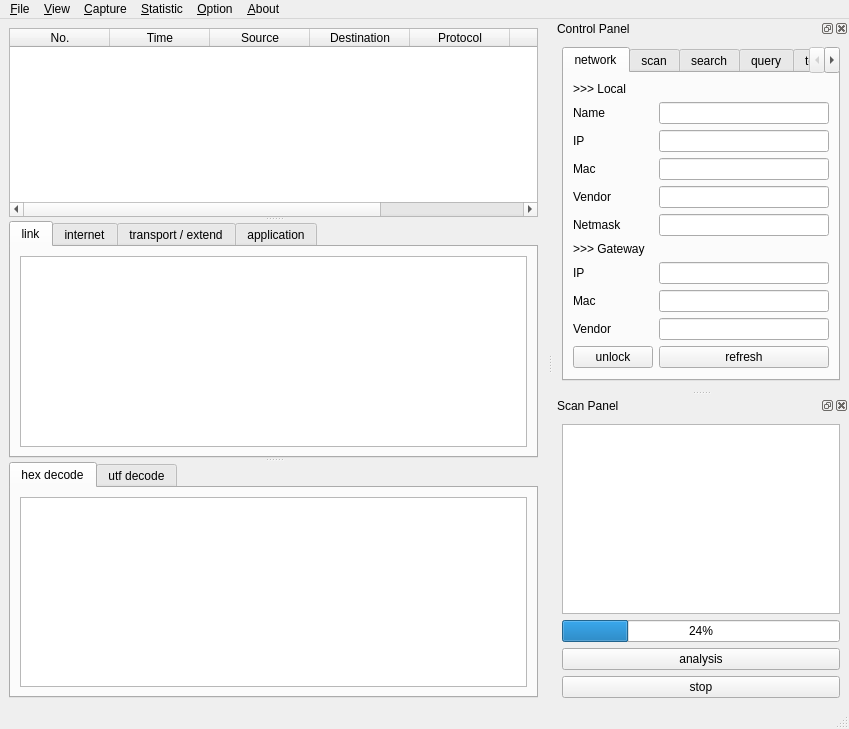
<?xml version="1.0" encoding="UTF-8"?>
<ui version="4.0">
 <class>MainWindow</class>
 <widget class="QMainWindow" name="MainWindow">
  <property name="geometry">
   <rect>
    <x>0</x>
    <y>0</y>
    <width>849</width>
    <height>729</height>
   </rect>
  </property>
  <property name="windowTitle">
   <string>MainWindow</string>
  </property>
  <widget class="QWidget" name="centralwidget">
   <layout class="QHBoxLayout" name="horizontalLayout_8">
    <item>
     <widget class="QSplitter" name="splitter">
      <property name="orientation">
       <enum>Qt::Vertical</enum>
      </property>
      <widget class="QTableWidget" name="conciseInfoTable">
       <property name="styleSheet">
        <string notr="true">outline:0;</string>
       </property>
       <property name="showGrid">
        <bool>false</bool>
       </property>
       <property name="gridStyle">
        <enum>Qt::NoPen</enum>
       </property>
       <column>
        <property name="text">
         <string>No.</string>
        </property>
       </column>
       <column>
        <property name="text">
         <string>Time</string>
        </property>
       </column>
       <column>
        <property name="text">
         <string>Source</string>
        </property>
       </column>
       <column>
        <property name="text">
         <string>Destination</string>
        </property>
       </column>
       <column>
        <property name="text">
         <string>Protocol</string>
        </property>
       </column>
       <column>
        <property name="text">
         <string>Length</string>
        </property>
       </column>
       <column>
        <property name="text">
         <string>Stack</string>
        </property>
       </column>
      </widget>
      <widget class="QTabWidget" name="verboseInfoTab">
       <property name="currentIndex">
        <number>0</number>
       </property>
       <widget class="QWidget" name="linkTab">
        <attribute name="title">
         <string>link</string>
        </attribute>
        <layout class="QVBoxLayout" name="verticalLayout_7">
         <item>
          <widget class="QPlainTextEdit" name="linkTextEdit"/>
         </item>
        </layout>
       </widget>
       <widget class="QWidget" name="interTab">
        <attribute name="title">
         <string>internet</string>
        </attribute>
        <layout class="QVBoxLayout" name="verticalLayout_6">
         <item>
          <widget class="QPlainTextEdit" name="interTextEdit"/>
         </item>
        </layout>
       </widget>
       <widget class="QWidget" name="transTab">
        <attribute name="title">
         <string>transport / extend</string>
        </attribute>
        <layout class="QVBoxLayout" name="verticalLayout_5">
         <item>
          <widget class="QPlainTextEdit" name="transTextEdit"/>
         </item>
        </layout>
       </widget>
       <widget class="QWidget" name="appTab">
        <attribute name="title">
         <string>application</string>
        </attribute>
        <layout class="QVBoxLayout" name="verticalLayout_4">
         <item>
          <widget class="QPlainTextEdit" name="appTextEdit"/>
         </item>
        </layout>
       </widget>
      </widget>
      <widget class="QTabWidget" name="decodeInfoTab">
       <property name="currentIndex">
        <number>0</number>
       </property>
       <widget class="QWidget" name="rawTab">
        <attribute name="title">
         <string>hex decode</string>
        </attribute>
        <layout class="QVBoxLayout" name="verticalLayout_8">
         <item>
          <widget class="QPlainTextEdit" name="rawTextEdit"/>
         </item>
        </layout>
       </widget>
       <widget class="QWidget" name="utfTab">
        <attribute name="title">
         <string>utf decode</string>
        </attribute>
        <layout class="QVBoxLayout" name="verticalLayout_9">
         <item>
          <widget class="QPlainTextEdit" name="utfTextEdit"/>
         </item>
        </layout>
       </widget>
      </widget>
     </widget>
    </item>
   </layout>
  </widget>
  <widget class="QMenuBar" name="menubar">
   <property name="geometry">
    <rect>
     <x>0</x>
     <y>0</y>
     <width>849</width>
     <height>26</height>
    </rect>
   </property>
   <widget class="QMenu" name="menu_File">
    <property name="title">
     <string>&amp;File</string>
    </property>
    <widget class="QMenu" name="menu_export">
     <property name="title">
      <string>&amp;export</string>
     </property>
     <widget class="QMenu" name="menuNetwork_info">
      <property name="title">
       <string>&amp;network info</string>
      </property>
      <addaction name="actionNetCSV"/>
      <addaction name="actionNetJSON"/>
      <addaction name="actionNetPlain"/>
     </widget>
     <widget class="QMenu" name="menuLAN_info">
      <property name="title">
       <string>&amp;LAN info</string>
      </property>
      <addaction name="actionLANCSV"/>
      <addaction name="actionLANJSON"/>
      <addaction name="actionLANPlain"/>
     </widget>
     <widget class="QMenu" name="menuPackets_info">
      <property name="title">
       <string>&amp;packets info</string>
      </property>
      <addaction name="actionPktCSV"/>
      <addaction name="actionPktJSON"/>
      <addaction name="actionPktPlain"/>
     </widget>
     <addaction name="menuNetwork_info"/>
     <addaction name="menuLAN_info"/>
     <addaction name="menuPackets_info"/>
    </widget>
    <addaction name="action_Save"/>
    <addaction name="action_Open"/>
    <addaction name="separator"/>
    <addaction name="menu_export"/>
    <addaction name="separator"/>
    <addaction name="action_close"/>
   </widget>
   <widget class="QMenu" name="menu_Capture">
    <property name="title">
     <string>&amp;Capture</string>
    </property>
    <addaction name="action_Start"/>
    <addaction name="separator"/>
    <addaction name="action_Stop"/>
    <addaction name="separator"/>
    <addaction name="action_Restart"/>
   </widget>
   <widget class="QMenu" name="menu_Statistic">
    <property name="title">
     <string>&amp;Statistic</string>
    </property>
    <widget class="QMenu" name="menu_protocol">
     <property name="title">
      <string>&amp;protocol</string>
     </property>
     <addaction name="action_Addr"/>
     <addaction name="action_Layer"/>
     <addaction name="action_Type"/>
    </widget>
    <widget class="QMenu" name="menu_length">
     <property name="title">
      <string>&amp;length</string>
     </property>
     <addaction name="action_PktLen"/>
     <addaction name="action_UDPPktLen"/>
     <addaction name="action_TCPPktLen"/>
    </widget>
    <widget class="QMenu" name="menu_flow">
     <property name="title">
      <string>&amp;flow</string>
     </property>
     <addaction name="action_IOflow"/>
     <addaction name="action_Output"/>
     <addaction name="action_Speed"/>
    </widget>
    <addaction name="menu_flow"/>
    <addaction name="menu_protocol"/>
    <addaction name="menu_length"/>
   </widget>
   <widget class="QMenu" name="menu_Option">
    <property name="title">
     <string>&amp;Option</string>
    </property>
    <addaction name="separator"/>
    <addaction name="action_Filter"/>
    <addaction name="separator"/>
    <addaction name="action_RefreshRank"/>
   </widget>
   <widget class="QMenu" name="menu_About">
    <property name="title">
     <string>&amp;About</string>
    </property>
    <addaction name="action_Help"/>
    <addaction name="separator"/>
    <addaction name="action_Author"/>
    <addaction name="separator"/>
    <addaction name="action_Rank"/>
   </widget>
   <widget class="QMenu" name="menuView">
    <property name="title">
     <string>&amp;View</string>
    </property>
    <addaction name="action_CtrlPan"/>
    <addaction name="action_ScanPan"/>
   </widget>
   <addaction name="menu_File"/>
   <addaction name="menuView"/>
   <addaction name="menu_Capture"/>
   <addaction name="menu_Statistic"/>
   <addaction name="menu_Option"/>
   <addaction name="menu_About"/>
  </widget>
  <widget class="QStatusBar" name="statusbar"/>
  <widget class="QDockWidget" name="controlDock">
   <property name="enabled">
    <bool>true</bool>
   </property>
   <property name="floating">
    <bool>false</bool>
   </property>
   <property name="windowTitle">
    <string>Control Panel</string>
   </property>
   <attribute name="dockWidgetArea">
    <number>2</number>
   </attribute>
   <widget class="QWidget" name="controlDockContents">
    <layout class="QHBoxLayout" name="horizontalLayout_2">
     <item>
      <widget class="QTabWidget" name="controlTabManage">
       <property name="currentIndex">
        <number>0</number>
       </property>
       <property name="tabBarAutoHide">
        <bool>false</bool>
       </property>
       <widget class="QWidget" name="networkTab">
        <attribute name="title">
         <string>network</string>
        </attribute>
        <layout class="QFormLayout" name="formLayout">
         <item row="1" column="0">
          <widget class="QLabel" name="nameLabel">
           <property name="text">
            <string>Name</string>
           </property>
          </widget>
         </item>
         <item row="1" column="1">
          <widget class="QLineEdit" name="nameLineEdit"/>
         </item>
         <item row="2" column="0">
          <widget class="QLabel" name="ipLabel">
           <property name="text">
            <string>IP</string>
           </property>
          </widget>
         </item>
         <item row="2" column="1">
          <widget class="QLineEdit" name="ipLineEdit"/>
         </item>
         <item row="3" column="0">
          <widget class="QLabel" name="macLabel">
           <property name="text">
            <string>Mac</string>
           </property>
          </widget>
         </item>
         <item row="3" column="1">
          <widget class="QLineEdit" name="macLineEdit"/>
         </item>
         <item row="4" column="0">
          <widget class="QLabel" name="vendorLabel">
           <property name="text">
            <string>Vendor</string>
           </property>
          </widget>
         </item>
         <item row="4" column="1">
          <widget class="QLineEdit" name="vendorLineEdit"/>
         </item>
         <item row="5" column="0">
          <widget class="QLabel" name="netmaskLabel">
           <property name="text">
            <string>Netmask</string>
           </property>
          </widget>
         </item>
         <item row="5" column="1">
          <widget class="QLineEdit" name="netmaskLineEdit"/>
         </item>
         <item row="7" column="0">
          <widget class="QLabel" name="gwIpLabel">
           <property name="text">
            <string>IP</string>
           </property>
          </widget>
         </item>
         <item row="10" column="0">
          <widget class="QLabel" name="gwVendorLabel">
           <property name="text">
            <string>Vendor</string>
           </property>
          </widget>
         </item>
         <item row="10" column="1">
          <widget class="QLineEdit" name="gwVendorLineEdit"/>
         </item>
         <item row="13" column="1">
          <widget class="QPushButton" name="refreshButton">
           <property name="text">
            <string>refresh</string>
           </property>
          </widget>
         </item>
         <item row="0" column="0">
          <widget class="QLabel" name="localLabel">
           <property name="text">
            <string>&gt;&gt;&gt; Local</string>
           </property>
          </widget>
         </item>
         <item row="6" column="0">
          <widget class="QLabel" name="gwLabel">
           <property name="text">
            <string>&gt;&gt;&gt; Gateway</string>
           </property>
          </widget>
         </item>
         <item row="8" column="0">
          <widget class="QLabel" name="gwMacLabel">
           <property name="text">
            <string>Mac</string>
           </property>
          </widget>
         </item>
         <item row="13" column="0">
          <widget class="QPushButton" name="unlockButton">
           <property name="text">
            <string>unlock</string>
           </property>
          </widget>
         </item>
         <item row="7" column="1">
          <widget class="QLineEdit" name="gwIpLineEdit"/>
         </item>
         <item row="8" column="1">
          <widget class="QLineEdit" name="gwMacLineEdit"/>
         </item>
        </layout>
       </widget>
       <widget class="QWidget" name="scanTab">
        <attribute name="title">
         <string>scan</string>
        </attribute>
        <layout class="QVBoxLayout" name="verticalLayout_3">
         <item>
          <widget class="QLabel" name="rangeLabel">
           <property name="text">
            <string>Range</string>
           </property>
          </widget>
         </item>
         <item>
          <widget class="QLineEdit" name="rangeLineEdit"/>
         </item>
         <item>
          <widget class="QPushButton" name="rangeButton">
           <property name="text">
            <string>range scan</string>
           </property>
          </widget>
         </item>
         <item>
          <widget class="QLabel" name="maskLabel">
           <property name="text">
            <string>Mask</string>
           </property>
          </widget>
         </item>
         <item>
          <widget class="QLineEdit" name="maskLineEdit"/>
         </item>
         <item>
          <widget class="QPushButton" name="maskButton">
           <property name="text">
            <string>mask scan</string>
           </property>
          </widget>
         </item>
        </layout>
       </widget>
       <widget class="QWidget" name="searchTab">
        <attribute name="title">
         <string>search</string>
        </attribute>
        <layout class="QFormLayout" name="formLayout_4">
         <item row="0" column="0">
          <widget class="QLabel" name="searchLabel">
           <property name="text">
            <string>Search</string>
           </property>
          </widget>
         </item>
         <item row="0" column="1">
          <widget class="QLineEdit" name="searchLineEdit"/>
         </item>
         <item row="1" column="1">
          <widget class="QPushButton" name="searchButton">
           <property name="text">
            <string>search</string>
           </property>
          </widget>
         </item>
        </layout>
       </widget>
       <widget class="QWidget" name="ipinfoTab">
        <attribute name="title">
         <string>query</string>
        </attribute>
        <layout class="QFormLayout" name="formLayout_3">
         <item row="0" column="0">
          <widget class="QLabel" name="sipLabel">
           <property name="text">
            <string>Query IP</string>
           </property>
          </widget>
         </item>
         <item row="0" column="1">
          <widget class="QLineEdit" name="sipLineEdit"/>
         </item>
         <item row="1" column="0" colspan="2">
          <widget class="QTextEdit" name="sipTextEdit"/>
         </item>
         <item row="2" column="0">
          <widget class="QPushButton" name="sipButton">
           <property name="text">
            <string>query</string>
           </property>
          </widget>
         </item>
        </layout>
       </widget>
       <widget class="QWidget" name="termTab">
        <attribute name="title">
         <string>term</string>
        </attribute>
        <layout class="QGridLayout" name="gridLayout">
         <item row="0" column="0">
          <widget class="QLabel" name="termLabel">
           <property name="text">
            <string>Query Term</string>
           </property>
          </widget>
         </item>
         <item row="0" column="1">
          <widget class="QLineEdit" name="termLineEdit"/>
         </item>
         <item row="2" column="0" colspan="2">
          <widget class="QPushButton" name="termButton">
           <property name="text">
            <string>query</string>
           </property>
          </widget>
         </item>
         <item row="1" column="0" colspan="2">
          <widget class="QTextEdit" name="termTextEdit"/>
         </item>
        </layout>
       </widget>
      </widget>
     </item>
    </layout>
   </widget>
  </widget>
  <widget class="QDockWidget" name="scanDock">
   <property name="windowTitle">
    <string>Scan Panel</string>
   </property>
   <attribute name="dockWidgetArea">
    <number>2</number>
   </attribute>
   <widget class="QWidget" name="scanDockContents">
    <layout class="QVBoxLayout" name="verticalLayout">
     <item>
      <widget class="QListWidget" name="nodeListWidget">
       <property name="styleSheet">
        <string notr="true">outline:0;</string>
       </property>
      </widget>
     </item>
     <item>
      <widget class="QProgressBar" name="scanProgressBar">
       <property name="value">
        <number>24</number>
       </property>
      </widget>
     </item>
     <item>
      <widget class="QPushButton" name="analysisButton">
       <property name="text">
        <string>analysis</string>
       </property>
      </widget>
     </item>
     <item>
      <widget class="QPushButton" name="stopButton">
       <property name="text">
        <string>stop</string>
       </property>
      </widget>
     </item>
    </layout>
   </widget>
  </widget>
  <action name="action_Save">
   <property name="text">
    <string>&amp;save</string>
   </property>
  </action>
  <action name="action_Open">
   <property name="text">
    <string>&amp;open</string>
   </property>
  </action>
  <action name="action_Export">
   <property name="text">
    <string>&amp;Export</string>
   </property>
  </action>
  <action name="actionNetCSV">
   <property name="text">
    <string>&amp;CSV</string>
   </property>
  </action>
  <action name="actionNetJSON">
   <property name="text">
    <string>&amp;JSON</string>
   </property>
  </action>
  <action name="actionNetPlain">
   <property name="text">
    <string>&amp;plain text</string>
   </property>
  </action>
  <action name="actionLANCSV">
   <property name="text">
    <string>CSV</string>
   </property>
  </action>
  <action name="actionLANJSON">
   <property name="text">
    <string>JSON</string>
   </property>
  </action>
  <action name="actionLANPlain">
   <property name="text">
    <string>plain text</string>
   </property>
  </action>
  <action name="actionPktCSV">
   <property name="text">
    <string>CSV</string>
   </property>
  </action>
  <action name="actionPktJSON">
   <property name="text">
    <string>JSON</string>
   </property>
  </action>
  <action name="actionPktPlain">
   <property name="text">
    <string>plain text</string>
   </property>
  </action>
  <action name="action_Start">
   <property name="text">
    <string>&amp;start</string>
   </property>
  </action>
  <action name="actionSto_p">
   <property name="text">
    <string>sto&amp;p</string>
   </property>
  </action>
  <action name="action_restart">
   <property name="text">
    <string>&amp;restart</string>
   </property>
  </action>
  <action name="action_Addr">
   <property name="text">
    <string>&amp;adddress</string>
   </property>
  </action>
  <action name="action_Layer">
   <property name="text">
    <string>&amp;layer</string>
   </property>
  </action>
  <action name="action_Type">
   <property name="text">
    <string>&amp;type</string>
   </property>
  </action>
  <action name="action_PktLen">
   <property name="text">
    <string>&amp;all</string>
   </property>
  </action>
  <action name="action_UDPPktLen">
   <property name="text">
    <string>&amp;UDP</string>
   </property>
  </action>
  <action name="action_TCPPktLen">
   <property name="text">
    <string>&amp;TCP</string>
   </property>
  </action>
  <action name="action_IOflow">
   <property name="text">
    <string>&amp;I/O package</string>
   </property>
  </action>
  <action name="action_Output">
   <property name="text">
    <string>&amp;Up/Down speed</string>
   </property>
  </action>
  <action name="action_Speed">
   <property name="text">
    <string>&amp;global</string>
   </property>
  </action>
  <action name="action_Stop">
   <property name="text">
    <string>sto&amp;p</string>
   </property>
  </action>
  <action name="action_Restart">
   <property name="text">
    <string>&amp;restart</string>
   </property>
  </action>
  <action name="action_Help">
   <property name="text">
    <string>&amp;help</string>
   </property>
  </action>
  <action name="action_Author">
   <property name="text">
    <string>&amp;author</string>
   </property>
  </action>
  <action name="action_close">
   <property name="text">
    <string>&amp;close</string>
   </property>
   <property name="shortcut">
    <string>Ctrl+Q</string>
   </property>
  </action>
  <action name="action_rank">
   <property name="text">
    <string>&amp;rank</string>
   </property>
  </action>
  <action name="action_Rank">
   <property name="text">
    <string>&amp;rank</string>
   </property>
  </action>
  <action name="action_Filter">
   <property name="text">
    <string>&amp;filter</string>
   </property>
  </action>
  <action name="action_RefreshRank">
   <property name="text">
    <string>&amp;refresh rank</string>
   </property>
  </action>
  <action name="action_CtrlPan">
   <property name="text">
    <string>&amp;Control Panel</string>
   </property>
  </action>
  <action name="action_ScanPan">
   <property name="text">
    <string>Scan Panel</string>
   </property>
  </action>
 </widget>
 <resources/>
 <connections/>
</ui>
